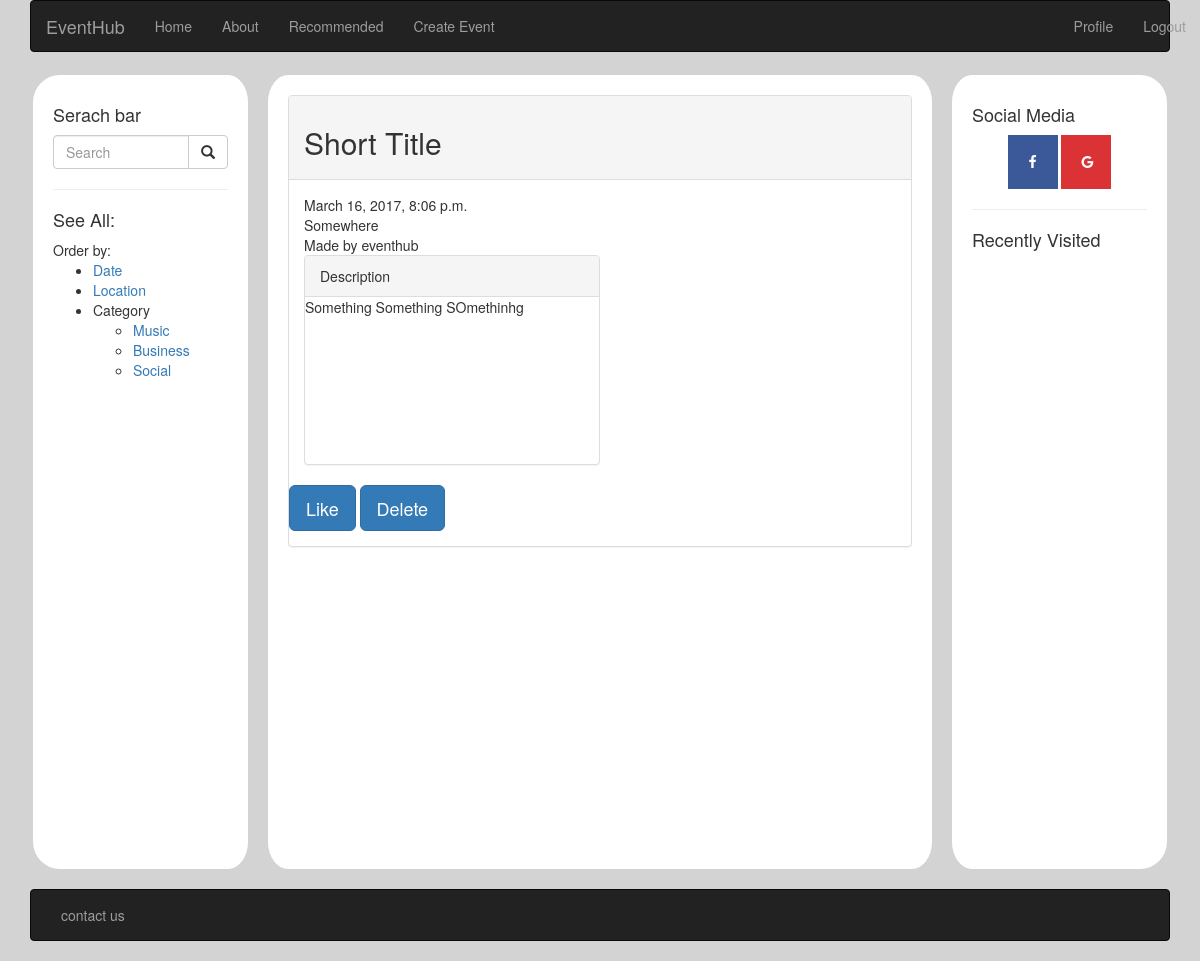
Page /eventhub/event/1/ (signed in) on the committed database.
### eventhub/models.py (models this page shows, shortened)
class Event(models.Model):
    category = models.CharField(max_length = 32)
    title = models.CharField(max_length = 256)
    loc = models.CharField(max_length = 128)
    pos = models.CharField(max_length = 128)
    creator = models.ForeignKey(User)
    datetime = models.DateTimeField()
    desc = models.CharField(max_length = 1024, null = True)
    likes = models.IntegerField(default=0)

### eventhub/views.py (the view)
# urls.py: url(r'event/(?P<eventID>[\w\-]+)/$', views.event, name='event'),
def event(request, eventID):
    active = ["","","","","","",""]
    try:
        Like.objects.get(user=request.user,event=eventID)
        button = '<button id="like" type="button" class="btn btn-primary btn-lg active" onclick="removeLike('+eventID+')">Unlike</button>'
    except ObjectDoesNotExist:
        button = '<button id="like" type="button" class="btn btn-primary btn-lg" onclick="addLike('+eventID+')">Like</button>'
    e = Event.objects.get(id=eventID)
    pos = 'https://www.google.com/maps/embed/v1/place?q='+e.pos+'&key=AIzaSyAk67VAOhMC_8HSXADhnLSoFN1Al8b_tGU'
    return render(request, 'eventhub/event.html', context={'button':button, 'event': e, 'active':active, 'pos':pos, 'isCreator': (e.creator == request.user)})

### templates/eventhub/event.html (shortened to what this page needs)
{% extends 'eventhub/base.html' %}
{% load staticfiles %}
{% block body_block %}
<div class="panel panel-default">
	{% if event %}
		<div class="panel-heading"><h2>{{ event.title }}</h2></div>
		<div class="panel-body">
		<div id="map" style="float: right;"><iframe width="300" height="250" frameborder="0" style="border:0" src="{{pos}}" allowfullscreen></iframe></div>
    {{ event.datetime }}<br/>
  	{{ event.loc }}<br/>
		Made by {{ event.creator }}<br/>
		<div class="panel panel-default" style="width: 50%; height: 15em;">
		<div class="panel-heading">Description</div>
		{{ event.desc }}
		</div>
		<div class='row'>
		{% if user.is_authenticated %}
			{% autoescape off %}{{button}}{% endautoescape %}
		{% endif %}
		{% if isCreator %}
			<button type="button" class="btn btn-primary btn-lg">Delete</button>
		{% endif %}
		</div>
		 {% else %} <strong>There is  no such event.</strong>
		 {% endif %}
	 </div>
</div>
{% endblock %}

### static/css/style.css (style rules this page uses)
body { background-color: #D3D3D3; }

### rows in the picture
Event: title "Short Title", datetime "March 16, 2017, 8:06 p.m.", loc "Somewhere", creator "eventhub", desc "Something Something SOmethinhg"

### other values in the picture
{{ button }} "Like"
